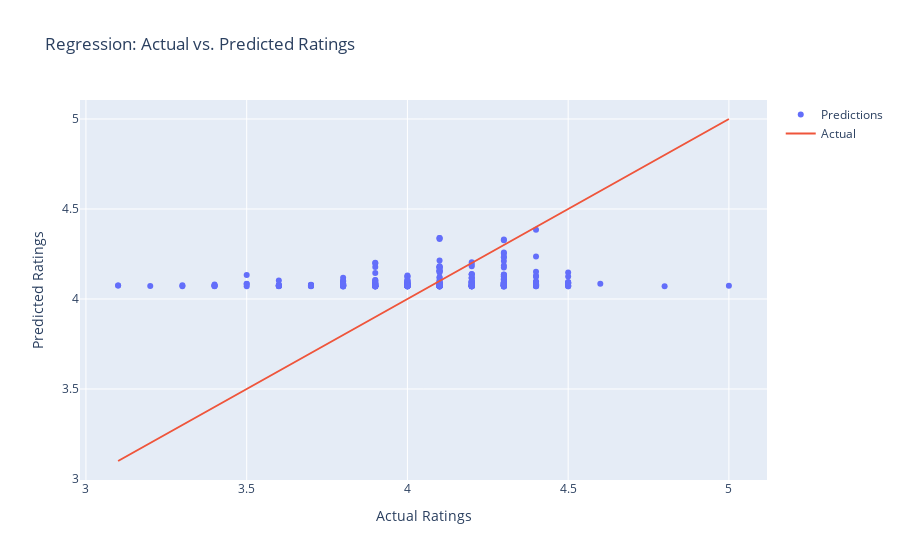

The code cell stored with this chart in its notebook:
### Markdown cell above
### Predictive Modeling

### Code cell
from sklearn.feature_extraction.text import CountVectorizer
from sklearn.decomposition import LatentDirichletAllocation
from sklearn.preprocessing import StandardScaler
from sklearn.linear_model import LinearRegression
from sklearn.model_selection import train_test_split
from sklearn.metrics import classification_report, accuracy_score
import plotly.graph_objects as go

# Vectorize the text data
vectorizer = CountVectorizer(max_features=1000, stop_words='english', max_df=0.95, min_df=2)
X = vectorizer.fit_transform(amazon_sales['review_content'])

# Apply Latent Dirichlet Allocation
lda = LatentDirichletAllocation(n_components=5, random_state=42)
lda.fit(X)

# Display the topics
for idx, topic in enumerate(lda.components_):
    print(f"Topic {idx + 1}:")
    print([vectorizer.get_feature_names_out()[i] for i in topic.argsort()[-10:]])
    print()

# Predictive Modeling
# Regression Analysis
X_reg = amazon_sales[['discounted_price', 'rating_count']]
y_reg = amazon_sales['rating']
X_reg_train, X_reg_test, y_reg_train, y_reg_test = train_test_split(X_reg, y_reg, test_size=0.2, random_state=42)

scaler = StandardScaler()
X_reg_train_scaled = scaler.fit_transform(X_reg_train)
X_reg_test_scaled = scaler.transform(X_reg_test)

reg_model = LinearRegression()
reg_model.fit(X_reg_train_scaled, y_reg_train)
y_reg_pred = reg_model.predict(X_reg_test_scaled)

# Visualize the predictions
fig = go.Figure()
fig.add_trace(go.Scatter(x=y_reg_test, y=y_reg_pred, mode='markers', name='Predictions'))
fig.add_trace(go.Scatter(x=y_reg_test, y=y_reg_test, mode='lines', name='Actual'))
fig.update_layout(title='Regression: Actual vs. Predicted Ratings', xaxis_title='Actual Ratings', yaxis_title='Predicted Ratings')
fig.show()

### Figure 1 — Plotly figure (JSON) as saved in the notebook; plotly's stock layout.template omitted (floating-point values rounded to 4 significant figures; data arrays with more than 128 entries replaced by an {"elided": "..."} marker saying what was removed)
{"data": [{"mode": "markers", "name": "Predictions", "type": "scatter", "x": {"elided": "293 float values"}, "y": {"elided": "293 float values"}}, {"mode": "lines", "name": "Actual", "type": "scatter", "x": {"elided": "293 float values"}, "y": {"elided": "293 float values"}}], "layout": {"title": {"text": "Regression: Actual vs. Predicted Ratings"}, "xaxis": {"title": {"text": "Actual Ratings"}}, "yaxis": {"title": {"text": "Predicted Ratings"}}}}
